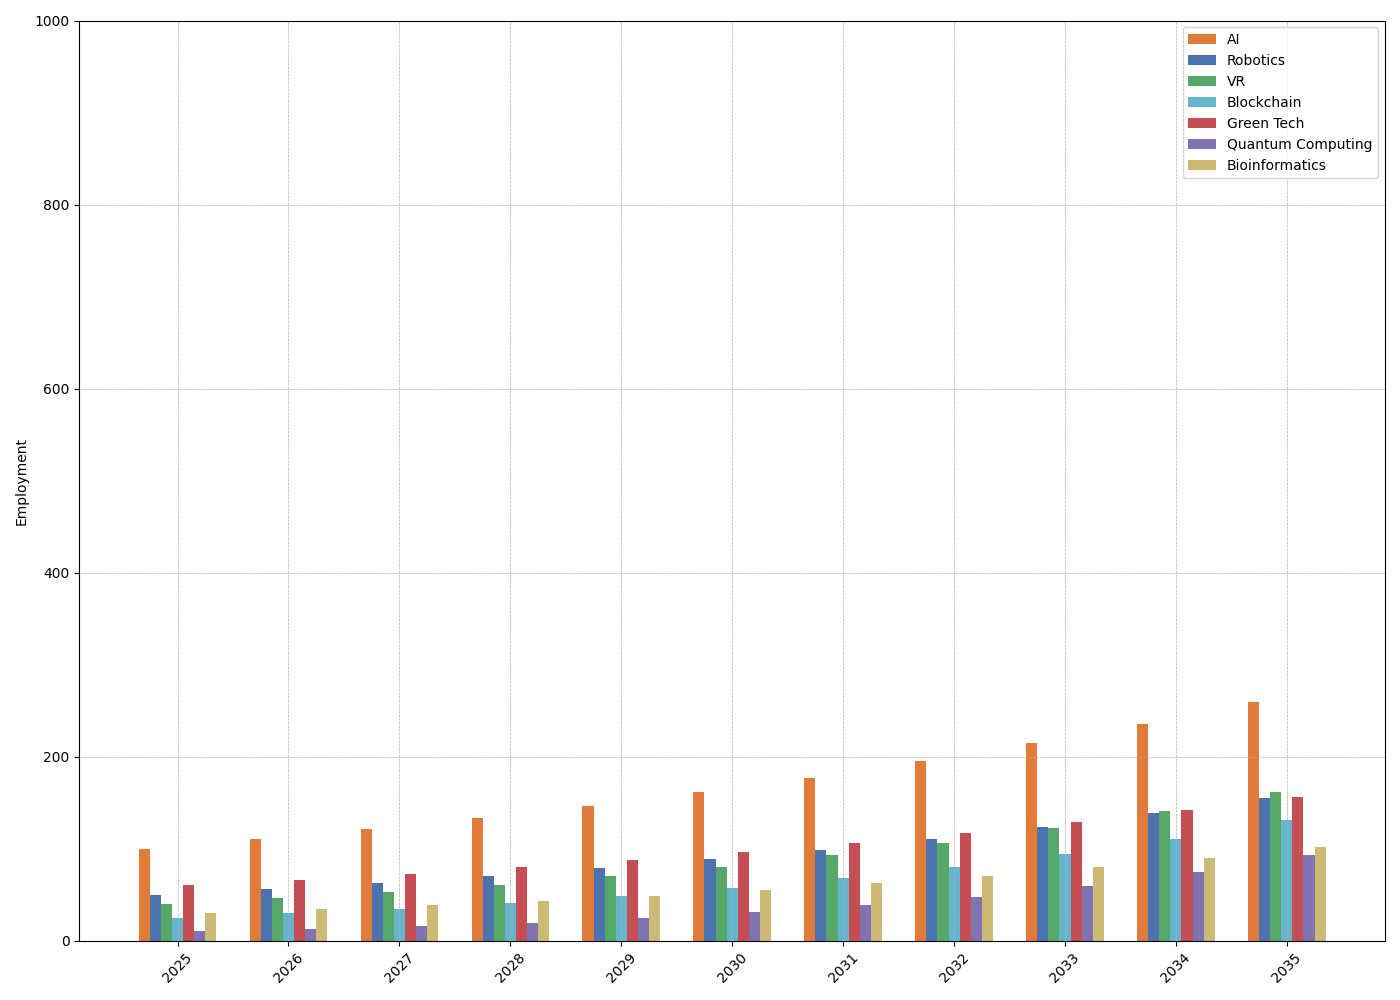

Write the Python code that produced this figure.
import matplotlib.pyplot as plt
import numpy as np

years = np.arange(2025, 2036)

def calculate_growth(base_value, rate, years):
    return base_value * ((1 + rate) ** np.arange(len(years)))

base_ai = 100
base_robotics = 50
base_vr = 40
base_blockchain = 25
base_green_tech = 60
base_quantum_computing = 10
base_bioinformatics = 30

growth_ai = 0.10
growth_robotics = 0.12
growth_vr = 0.15
growth_blockchain = 0.18
growth_green_tech = 0.10
growth_quantum_computing = 0.25
growth_bioinformatics = 0.13

ai_employment = calculate_growth(base_ai, growth_ai, years)
robotics_employment = calculate_growth(base_robotics, growth_robotics, years)
vr_employment = calculate_growth(base_vr, growth_vr, years)
blockchain_employment = calculate_growth(base_blockchain, growth_blockchain, years)
green_tech_employment = calculate_growth(base_green_tech, growth_green_tech, years)
quantum_computing_employment = calculate_growth(base_quantum_computing, growth_quantum_computing, years)
bioinformatics_employment = calculate_growth(base_bioinformatics, growth_bioinformatics, years)

changed_colors = ['#e07b39', '#4c72b0', '#55a868', '#64b5cd', '#c44e52', '#8172b2', '#ccb974']
categories = ['AI', 'Robotics', 'VR', 'Blockchain', 'Green Tech', 'Quantum Computing', 'Bioinformatics']
employment_data = [ai_employment, robotics_employment, vr_employment, blockchain_employment, green_tech_employment, quantum_computing_employment, bioinformatics_employment]

fig, ax = plt.subplots(figsize=(14, 10))

width = 0.1  # width of the bars
x = np.arange(len(years))

for i, (data, color, category) in enumerate(zip(employment_data, changed_colors, categories)):
    ax.bar(x + i * width, data, width, label=category, color=color)

ax.set_xticks(x + width * (len(categories) - 1) / 2)
ax.set_xticklabels(years, rotation=45)
ax.set_ylim(0, 1000)
ax.set_ylabel('Employment')

ax.legend()
ax.grid(True, linestyle='--', linewidth=0.5)

plt.tight_layout()
plt.show()
